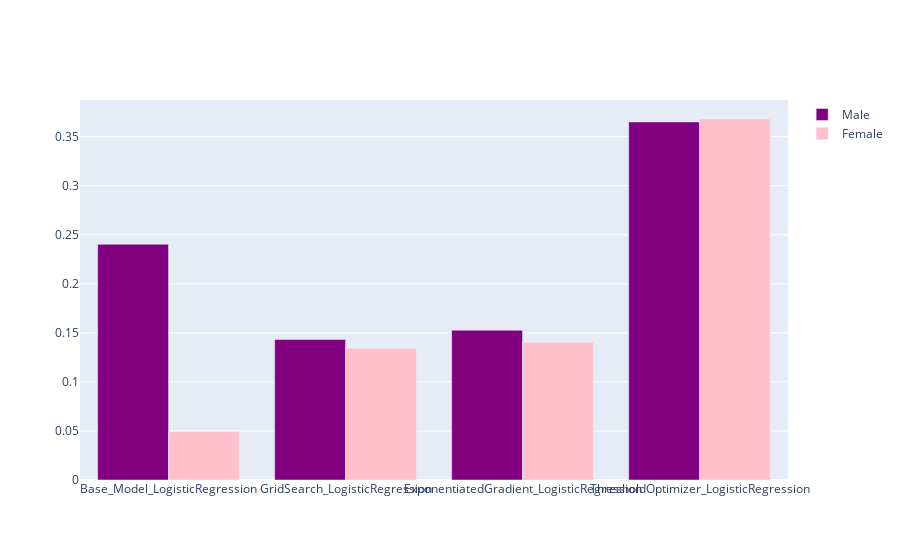

Notebook code for this chart:
### Code cell
selection_comparison(comparison_df_logistic)

### Figure 1 — Plotly figure (JSON) as saved in the notebook; plotly's stock layout.template omitted (floating-point values rounded to 4 significant figures)
{"data": [{"marker": {"color": "purple"}, "name": "Male", "type": "bar", "x": ["Base_Model_LogisticRegression", "GridSearch_LogisticRegression", "ExponentiatedGradient_LogisticRegression", "ThresholdOptimizer_LogisticRegression"], "y": [0.2402, 0.1432, 0.1527, 0.365]}, {"marker": {"color": "pink"}, "name": "Female", "type": "bar", "x": ["Base_Model_LogisticRegression", "GridSearch_LogisticRegression", "ExponentiatedGradient_LogisticRegression", "ThresholdOptimizer_LogisticRegression"], "y": [0.04917, 0.1343, 0.1403, 0.368]}], "layout": {"barmode": "group", "xaxis": {"tickangle": 0}}}
